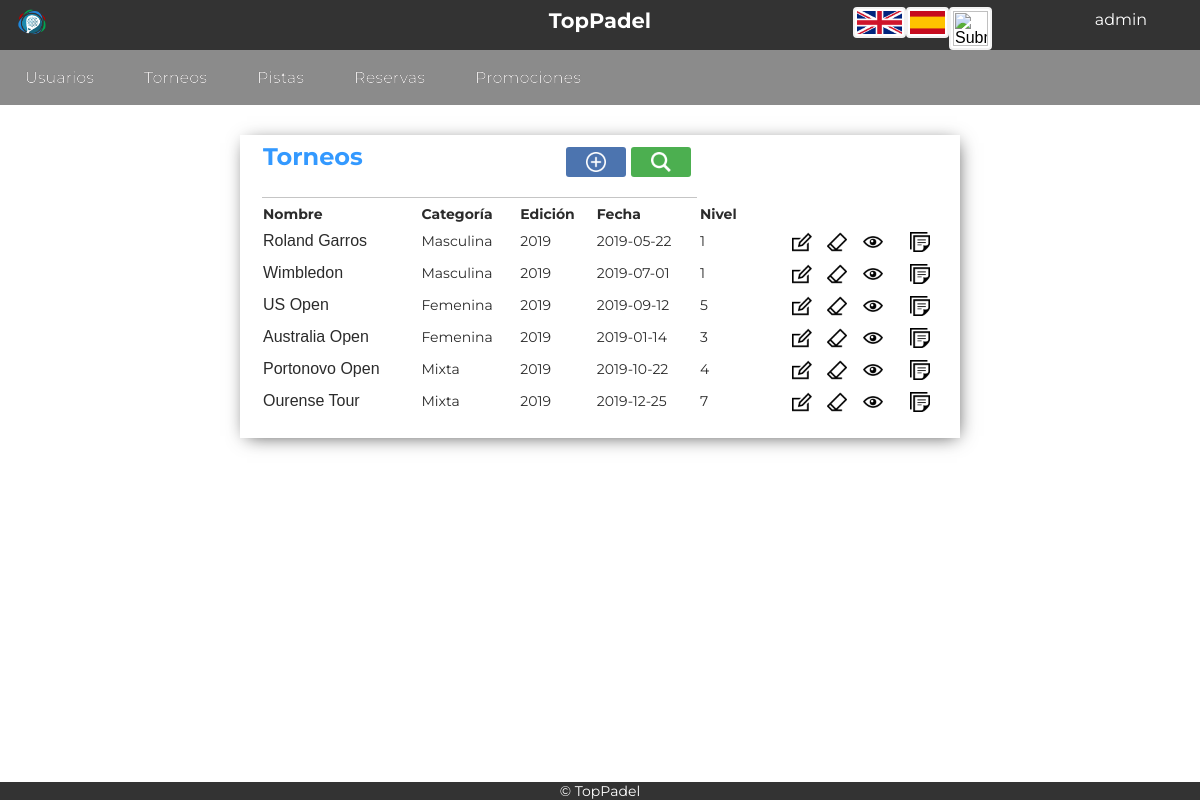
The page /Controllers/Torneos_Controller.php (signed in) on the database as committed earlier.
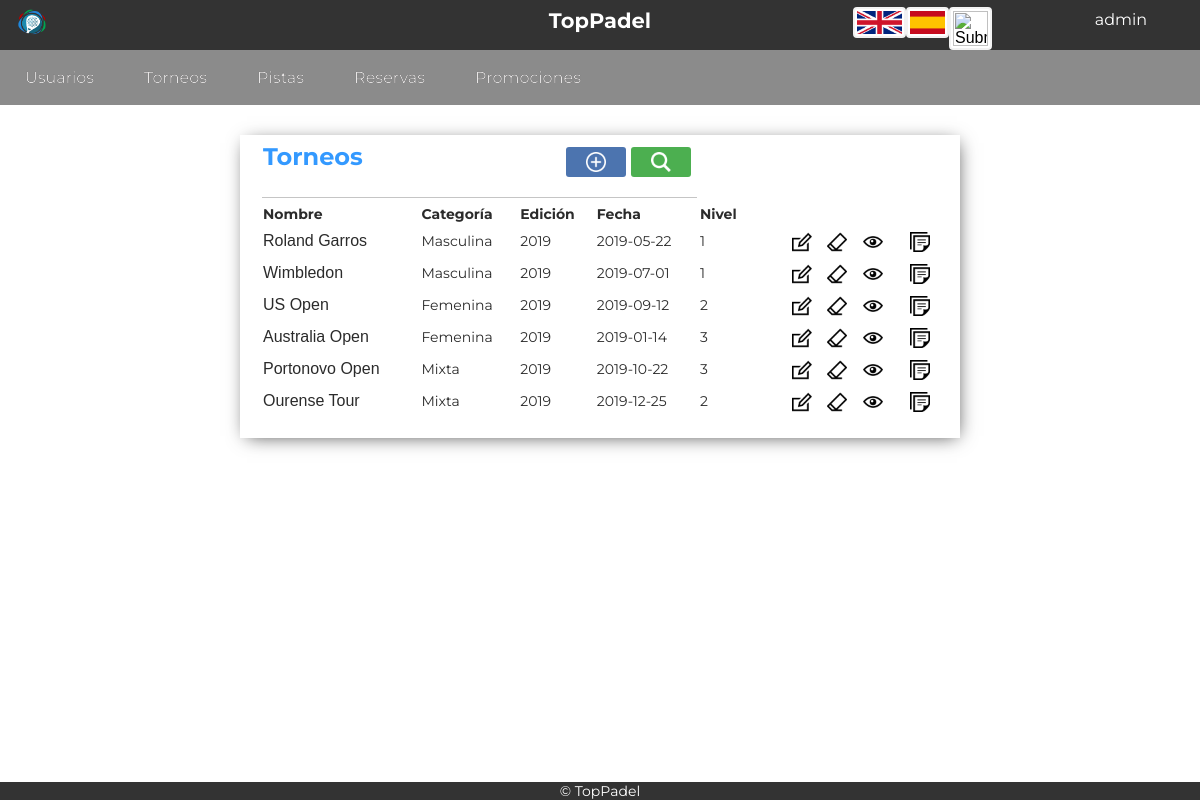
The same page on the database as committed later.
### tables this page shows
CREATE TABLE `torneo` (
  `ID_Torneo` tinyint(5) NOT NULL,
  `nombre` varchar(45) NOT NULL,
  `categoria` varchar(15) NOT NULL,
  `fecha` date NOT NULL,
  `edicion` int(5) NOT NULL,
  `nivel` int(5) NOT NULL
);

### Models/Torneos_Model.php (called while the page is built, shortened)
<?php
class Torneos_Model{
	var $ID_Torneo;
	var $nombre;
	var $categoria;
	var $edicion;
	var $fecha;
	var $nivel;
	function __construct ($ID_Torneo,$nombre,$categoria,$edicion,$fecha,$nivel){
		$this -> ID_Torneo = $ID_Torneo;
		$this -> nombre = $nombre;
		$this -> categoria = $categoria;
		$this -> edicion = $edicion;
		$this -> fecha = $fecha;
		$this -> nivel = $nivel;
		include_once 'Access_DB.php';
		$this->mysqli = ConnectDB();
		}
function search(){
	     $sql = "SELECT *
       			FROM torneo
    			WHERE
    				(
    				(`ID_Torneo` LIKE '%$this->ID_Torneo%') &&
	 				(`nombre` LIKE '%$this->nombre%') &&
					(`categoria` LIKE '%$this->categoria%') &&
					(`edicion` LIKE '%$this->edicion%') &&
					(`fecha` LIKE '%$this->fecha%') &&
					(`nivel` LIKE '%$this->nivel%')
    				)";
    if (!($resultado = $this->mysqli->query($sql))){
		return 'Error en la búsqueda';
	}
    else{
		return $resultado;
	}
}
}
?>

### Models/Access_DB.php (called while the page is built)
<?php
function ConnectDB()
{
    $mysqli = new mysqli("localhost", "todolist", "todolist", "todolist");
	if ($mysqli->connect_errno) {
		include './MESSAGE.php';
		new MESSAGE("Fallo al conectar a MySQL: (" . $mysqli->connect_errno . ") " . $mysqli->connect_error, './index.php');
		return false;
	}
	else{
		return $mysqli;
	}
}
?>

### Views/Torneos_SHOWALL_View.php (the view, shortened to what this page needs)
<?php
include_once '../Views/Header.php';
 class Torneos_SHOWALL{
	var $datos;
	function __construct($datos,$enlace){
		$this -> datos = $datos;
		$this -> mostrar();
	}
	function mostrar(){
?>
	<div class="showall">
		<table class="showAllUsers">
			<tr><th class="title" colspan="4"><?php echo $strings['Torneos']; ?>
			<form class="tableActions" action="../Controllers/Torneos_Controller.php" method="">
			<button class="buscar-little" name="action" value="Confirmar_SEARCH1" type="submit"></button>
			<button class="anadir-little"  name="action" value="Confirmar_ADD" type="submit"></button>
			</form></th></tr>
			<tr>
				<th><?php echo $strings['Nombre']; ?></th>
				<th><?php echo $strings['Categoria']; ?></th>
				<th><?php echo $strings['Edicion']; ?></th>
				<th><?php echo $strings['Fecha']; ?></th>
				<th><?php echo $strings['Nivel']; ?></th>
				<th></th>
			</tr>
		<?php
			while($fila = $this ->datos->fetch_array()){
		?>
			<tr>
				<form action="../Controllers/Torneos_Controller.php" method="post" name="action" >
					<td><button class="tarea" name="action" value="Confirmar_SHOWTORNEO"><?php echo $fila['nombre']; ?></button></td>
					<td><?php echo $fila['categoria']; ?></td>
					<td><?php echo $fila['edicion']; ?></td>
					<td><?php echo $fila['fecha']; ?></td>
					<td><?php echo $fila['nivel']; ?></td>
					<td style="text-align:right">
						<button class="editar" name="action" value="Confirmar_EDIT" type="submit"></button>
						<button class="borrar" name="action" value="Confirmar_DELETE1" type="submit"></button>
						<button class="add" name="action" value="Confirmar_SHOWCURRENT" type="submit"></button>
					</td>
				</form>
				<form action="../Controllers/Inscripcion_Controller.php" method="post" name="action" >
					<td style="text-align:right">
						<button class="inscripcion" name="action" value="Confirmar_INSCRIPCION1" type="submit"></button>
					</td>
					</form>
			</tr>
		<?php
			}
		?>
		</table>
	</div>
<?php
    }
}
?>
<footer>
	<?php include '../Views/Footer.php'; ?>

Rows that differ between the two databases and show on the page:
changed torneo "US Open": nivel "5" → "2"
changed torneo "Portonovo Open": nivel "4" → "3"
changed torneo "Ourense Tour": nivel "7" → "2"
